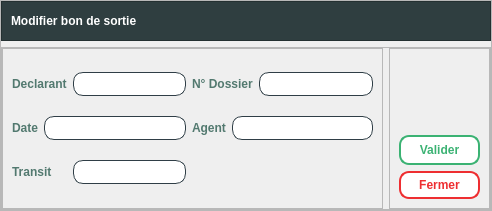
<?xml version="1.0" encoding="UTF-8"?>
<ui version="4.0">
 <class>Form</class>
 <widget class="QWidget" name="Form">
  <property name="geometry">
   <rect>
    <x>0</x>
    <y>0</y>
    <width>492</width>
    <height>211</height>
   </rect>
  </property>
  <property name="windowTitle">
   <string>Form</string>
  </property>
  <layout class="QGridLayout" name="gridLayout_2">
   <property name="leftMargin">
    <number>0</number>
   </property>
   <property name="topMargin">
    <number>0</number>
   </property>
   <property name="rightMargin">
    <number>0</number>
   </property>
   <property name="bottomMargin">
    <number>0</number>
   </property>
   <item row="0" column="0">
    <widget class="QFrame" name="frame_2">
     <property name="styleSheet">
      <string notr="true">
</string>
     </property>
     <property name="frameShape">
      <enum>QFrame::StyledPanel</enum>
     </property>
     <property name="frameShadow">
      <enum>QFrame::Raised</enum>
     </property>
     <layout class="QVBoxLayout" name="verticalLayout_2">
      <property name="leftMargin">
       <number>0</number>
      </property>
      <property name="topMargin">
       <number>0</number>
      </property>
      <property name="rightMargin">
       <number>0</number>
      </property>
      <property name="bottomMargin">
       <number>0</number>
      </property>
      <item>
       <widget class="QFrame" name="frame_3">
        <property name="styleSheet">
         <string notr="true">background-color: #2f3e40; /*#2f3e46,1a535c;1d3557;233d4d*/
color: rgb(255, 255, 255);</string>
        </property>
        <property name="frameShape">
         <enum>QFrame::StyledPanel</enum>
        </property>
        <property name="frameShadow">
         <enum>QFrame::Raised</enum>
        </property>
        <layout class="QHBoxLayout" name="horizontalLayout">
         <property name="leftMargin">
          <number>9</number>
         </property>
         <property name="topMargin">
          <number>9</number>
         </property>
         <property name="rightMargin">
          <number>9</number>
         </property>
         <property name="bottomMargin">
          <number>9</number>
         </property>
         <item>
          <widget class="QLabel" name="label_2">
           <property name="font">
            <font>
             <family>Segoe UI</family>
             <pointsize>9</pointsize>
             <bold>true</bold>
            </font>
           </property>
           <property name="styleSheet">
            <string notr="true">background-color: #2f3e40; /*#2f3e46,1a535c;1d3557;233d4d*/
color: rgb(255, 255, 255);</string>
           </property>
           <property name="text">
            <string>Modifier bon de sortie</string>
           </property>
          </widget>
         </item>
         <item>
          <spacer name="horizontalSpacer">
           <property name="orientation">
            <enum>Qt::Horizontal</enum>
           </property>
           <property name="sizeHint" stdset="0">
            <size>
             <width>510</width>
             <height>20</height>
            </size>
           </property>
          </spacer>
         </item>
        </layout>
       </widget>
      </item>
      <item>
       <widget class="QFrame" name="frame">
        <property name="frameShape">
         <enum>QFrame::StyledPanel</enum>
        </property>
        <property name="frameShadow">
         <enum>QFrame::Raised</enum>
        </property>
        <layout class="QHBoxLayout" name="horizontalLayout_2">
         <property name="spacing">
          <number>6</number>
         </property>
         <property name="leftMargin">
          <number>0</number>
         </property>
         <property name="topMargin">
          <number>0</number>
         </property>
         <property name="rightMargin">
          <number>0</number>
         </property>
         <property name="bottomMargin">
          <number>0</number>
         </property>
         <item>
          <widget class="QFrame" name="frame_4">
           <property name="styleSheet">
            <string notr="true">
</string>
           </property>
           <property name="frameShape">
            <enum>QFrame::StyledPanel</enum>
           </property>
           <property name="frameShadow">
            <enum>QFrame::Raised</enum>
           </property>
           <layout class="QGridLayout" name="gridLayout_3">
            <item row="0" column="0" colspan="2">
             <widget class="QLabel" name="label_8">
              <property name="font">
               <font>
                <bold>true</bold>
               </font>
              </property>
              <property name="styleSheet">
               <string notr="true">color: #52796f;</string>
              </property>
              <property name="text">
               <string>Declarant</string>
              </property>
             </widget>
            </item>
            <item row="0" column="2">
             <widget class="QLineEdit" name="declarant">
              <property name="styleSheet">
               <string notr="true">border : 1px solid #2f3e46;
border-radius:10px;
padding: 3px;
background-color: white;
color: #2f3e46;
</string>
              </property>
             </widget>
            </item>
            <item row="0" column="3" colspan="2">
             <widget class="QLabel" name="label_9">
              <property name="font">
               <font>
                <family>Segoe UI</family>
                <pointsize>9</pointsize>
                <bold>true</bold>
               </font>
              </property>
              <property name="styleSheet">
               <string notr="true">color: #52796f;</string>
              </property>
              <property name="text">
               <string>N° Dossier</string>
              </property>
             </widget>
            </item>
            <item row="0" column="5">
             <widget class="QLineEdit" name="num_dossier">
              <property name="styleSheet">
               <string notr="true">border : 1px solid #2f3e46;
border-radius:10px;
padding: 3px;
background-color: white;
color: #2f3e46;
</string>
              </property>
             </widget>
            </item>
            <item row="1" column="0">
             <widget class="QLabel" name="label_10">
              <property name="font">
               <font>
                <family>Segoe UI</family>
                <pointsize>9</pointsize>
                <bold>true</bold>
               </font>
              </property>
              <property name="styleSheet">
               <string notr="true">color: #52796f;</string>
              </property>
              <property name="text">
               <string>Date</string>
              </property>
             </widget>
            </item>
            <item row="1" column="1" colspan="2">
             <widget class="QLineEdit" name="date">
              <property name="styleSheet">
               <string notr="true">border : 1px solid #2f3e46;
border-radius:10px;
padding: 3px;
background-color: white;
color: #2f3e46;
</string>
              </property>
              <property name="text">
               <string/>
              </property>
             </widget>
            </item>
            <item row="1" column="3">
             <widget class="QLabel" name="label_11">
              <property name="font">
               <font>
                <bold>true</bold>
               </font>
              </property>
              <property name="styleSheet">
               <string notr="true">color: #52796f;</string>
              </property>
              <property name="text">
               <string>Agent</string>
              </property>
             </widget>
            </item>
            <item row="1" column="4" colspan="2">
             <widget class="QLineEdit" name="agent">
              <property name="styleSheet">
               <string notr="true">border : 1px solid #2f3e46;
border-radius:10px;
padding: 3px;
background-color: white;
color: #2f3e46;
</string>
              </property>
             </widget>
            </item>
            <item row="2" column="0" colspan="2">
             <widget class="QLabel" name="label_12">
              <property name="font">
               <font>
                <bold>true</bold>
               </font>
              </property>
              <property name="styleSheet">
               <string notr="true">color: #52796f;</string>
              </property>
              <property name="text">
               <string>Transit</string>
              </property>
             </widget>
            </item>
            <item row="2" column="2">
             <widget class="QLineEdit" name="transit">
              <property name="styleSheet">
               <string notr="true">border : 1px solid #2f3e46;
border-radius:10px;
padding: 3px;
background-color: white;
color: #2f3e46;
</string>
              </property>
             </widget>
            </item>
           </layout>
          </widget>
         </item>
         <item>
          <widget class="QFrame" name="frame_5">
           <property name="frameShape">
            <enum>QFrame::StyledPanel</enum>
           </property>
           <property name="frameShadow">
            <enum>QFrame::Raised</enum>
           </property>
           <layout class="QGridLayout" name="gridLayout_4">
            <item row="1" column="0">
             <widget class="QPushButton" name="valider_modifier_bon_sortie">
              <property name="font">
               <font>
                <family>Segoe UI</family>
                <pointsize>9</pointsize>
                <bold>true</bold>
               </font>
              </property>
              <property name="styleSheet">
               <string notr="true">QPushButton {width: 65px;
background-color: white;
border: 2px solid #3bb273;
color: #3bb273;
padding: 6px;
border-radius: 10px;}

QPushButton:hover {background-color: #3bb273;color: white;}
QPushButton:pressed { margin: 1px; }
</string>
              </property>
              <property name="text">
               <string>Valider</string>
              </property>
             </widget>
            </item>
            <item row="2" column="0">
             <widget class="QPushButton" name="fermer_modifier_bon_sortie">
              <property name="font">
               <font>
                <family>Segoe UI</family>
                <pointsize>9</pointsize>
                <bold>true</bold>
               </font>
              </property>
              <property name="styleSheet">
               <string notr="true">QPushButton {background-color: white;
border: 2px solid #ee2e31;
color: #ee2e31;
padding: 5px;
border-radius: 10px;}
QPushButton:hover {
background-color: #ee2e31;
color: white;
}
QPushButton:pressed{
margin: 1px;
}
/*#ee2e31*/
</string>
              </property>
              <property name="text">
               <string>Fermer</string>
              </property>
             </widget>
            </item>
            <item row="0" column="0">
             <spacer name="verticalSpacer">
              <property name="orientation">
               <enum>Qt::Vertical</enum>
              </property>
              <property name="sizeHint" stdset="0">
               <size>
                <width>20</width>
                <height>40</height>
               </size>
              </property>
             </spacer>
            </item>
           </layout>
          </widget>
         </item>
        </layout>
       </widget>
      </item>
     </layout>
    </widget>
   </item>
  </layout>
 </widget>
 <resources/>
 <connections/>
</ui>
